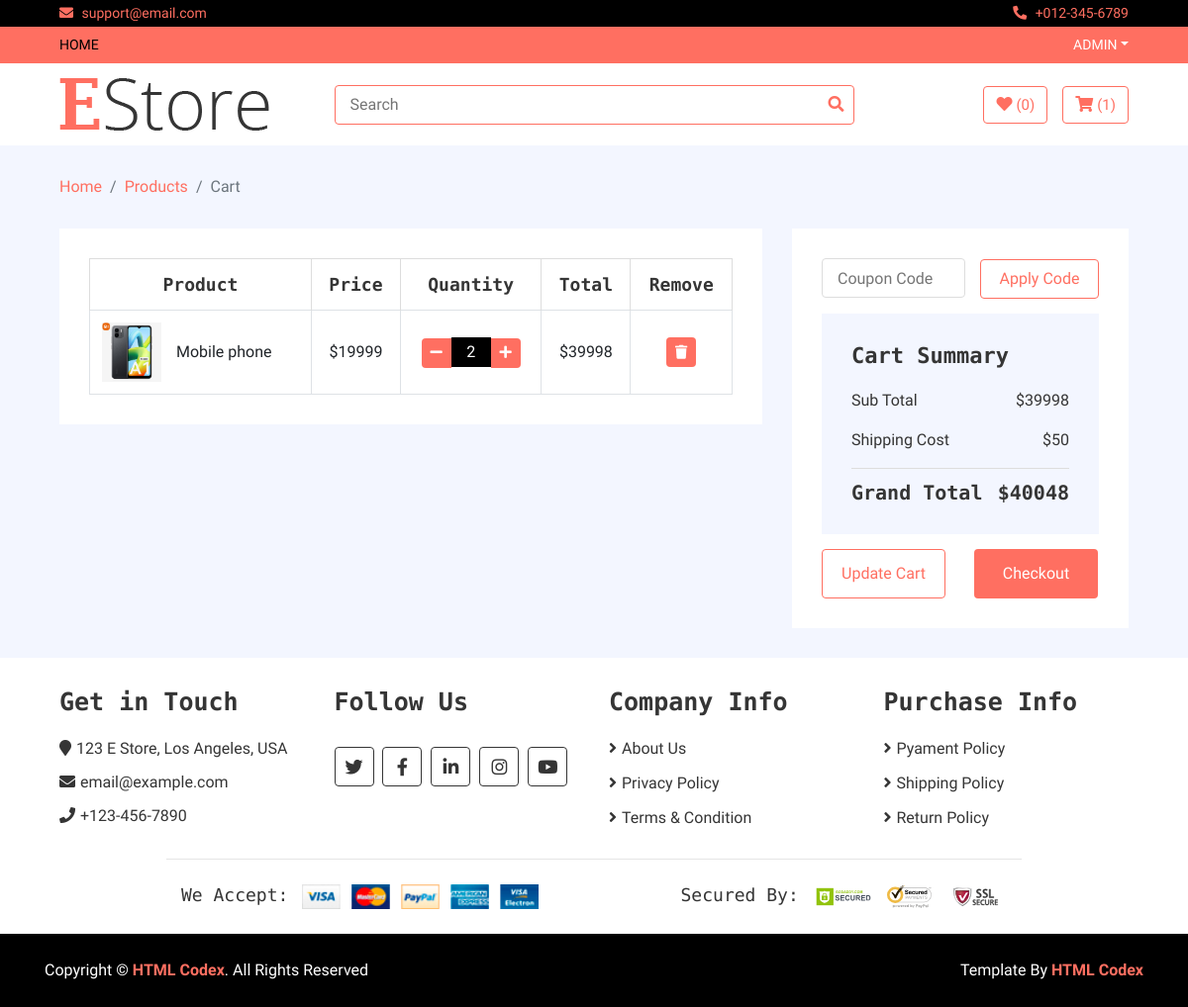
The app's page /cart (signed in) with its own data.
### home/models.py (models this page shows, shortened)
class Cart(models.Model):
    username = models.CharField(max_length=300)
    slug = models.CharField(max_length=300)
    quantity = models.IntegerField()
    total = models.IntegerField()
    date = models.DateTimeField(auto_now_add=True)
    checkout = models.BooleanField(default = False)
    items = models.ForeignKey(Product,on_delete=models.CASCADE)

class Product(models.Model):
    name = models.CharField(max_length=300)
    price = models.IntegerField()
    discounted_price = models.IntegerField()
    image = models.ImageField(upload_to='media')
    description = RichTextField()
    specification = RichTextField()
    category = models.ForeignKey(Category,on_delete= models.CASCADE)
    subcategory = models.ForeignKey(SubCategory,on_delete=models.CASCADE)
    brand = models.ForeignKey(Brand,on_delete=models.CASCADE)
    slug = models.CharField(max_length=500,unique=True)
    status = models.CharField(choices=STATUS,max_length=50)
    labels = models.CharField(choices=LABELS,max_length=50)

### home/views.py (the view)
# urls.py: path('cart', CartView.as_view(), name='cart'),
class CartView(BaseView):
    def get(self,request):
        username = request.user.username
        self.views['cart_counts'] = count_cart(request)
        self.views['cart_view'] = Cart.objects.filter(username = username,checkout = False)
        s = 0
        for i in self.views['cart_view']:
            s = s + i.total
        self.views['sub_total'] = s
        self.views['delevery_charge'] = 50
        self.views['grand_total'] = s + 50
        return render(request,'cart.html',self.views)

### home/views.py (called while the page is built)
def count_cart(request):
    username = request.user.username
    cart_count = Cart.objects.filter(checkout = False,username = username).count()
    return cart_count

### templates/cart.html
{% extends 'base.html' %}
{% block content %}
        <div class="breadcrumb-wrap">
            <div class="container-fluid">
                <ul class="breadcrumb">
                    <li class="breadcrumb-item"><a href="#">Home</a></li>
                    <li class="breadcrumb-item"><a href="#">Products</a></li>
                    <li class="breadcrumb-item active">Cart</li>
                </ul>
            </div>
        </div>
        <div class="cart-page">
            <div class="container-fluid">
                <div class="row">
                    <div class="col-lg-8">
                        <div class="cart-page-inner">
                            <div class="table-responsive">
                                <table class="table table-bordered">
                                    <thead class="thead-dark">
                                        <tr>
                                            <th>Product</th>
                                            <th>Price</th>
                                            <th>Quantity</th>
                                            <th>Total</th>
                                            <th>Remove</th>
                                        </tr>
                                    </thead>
                                    <tbody class="align-middle">
                                    {% for cart in cart_view %}
                                        <tr>
                                            <td>
                                                <div class="img">
                                                    <a href="#"><img src="{{cart.items.image.url}}" alt="Image"></a>
                                                    <p>{{cart.items.name}}</p>
                                                </div>
                                            </td>
                                            {% if cart.items.discounted_price > 0 %}
                                            <td>${{cart.items.discounted_price}}</td>
                                            {% else %}
                                            <td>${{cart.items.price}}</td>
                                            {% endif %}
                                            <td>
                                                <div class="qty">
                                                    <a href ="/reduce_quantity/{{cart.slug}}" ><button class="btn-minus"><i class="fa fa-minus"></i></button></a>
                                                    <input type="text" value="{{cart.quantity}}">
                                                    <a href ="/add_to_cart/{{cart.slug}}" ><button class="btn-plus"><i class="fa fa-plus"></i></button></a>
                                                </div>
                                            </td>
                                            <td>${{cart.total}}</td>
                                            <td><a href = "/delete_cart/{{cart.slug}}"><button><i class="fa fa-trash"></i></button></a></td>
                                        </tr>
                                    {% endfor %}
                                    </tbody>
                                </table>
                            </div>
                        </div>
                    </div>
                    <div class="col-lg-4">
                        <div class="cart-page-inner">
                            <div class="row">
                                <div class="col-md-12">
                                    <div class="coupon">
                                        <input type="text" placeholder="Coupon Code">
                                        <button>Apply Code</button>
                                    </div>
                                </div>
                                <div class="col-md-12">
                                    <div class="cart-summary">
                                        <div class="cart-content">
                                            <h1>Cart Summary</h1>
                                            <p>Sub Total<span>${{sub_total}}</span></p>
                                            <p>Shipping Cost<span>${{delevery_charge}}</span></p>
                                            <h2>Grand Total<span>${{grand_total}}</span></h2>
                                        </div>
                                        <div class="cart-btn">
                                            <button>Update Cart</button>
                                            <button>Checkout</button>
                                        </div>
                                    </div>
                                </div>
                            </div>
                        </div>
                    </div>
                </div>
            </div>
        </div>
{% endblock %}

### templates/base.html (shortened to what this page needs)
<!DOCTYPE html>
{% load static %}
<html lang="en">
    <head>
        <link href="https://stackpath.bootstrapcdn.com/bootstrap/4.4.1/css/bootstrap.min.css" rel="stylesheet">
        <link href="https://cdnjs.cloudflare.com/ajax/libs/font-awesome/5.10.0/css/all.min.css" rel="stylesheet">
        <link href="{% static 'lib/slick/slick.css' %}" rel="stylesheet">
        <link href="{% static 'lib/slick/slick-theme.css' %}" rel="stylesheet">
        <link href="{% static 'css/style.css' %}" rel="stylesheet">
    </head>
    <body>
        <div class="top-bar">
            <div class="container-fluid">
                <div class="row">
                    <div class="col-sm-6">
                        <i class="fa fa-envelope"></i>
                        support@email.com
                    </div>
                    <div class="col-sm-6">
                        <i class="fa fa-phone-alt"></i>
                        +012-345-6789
                    </div>
                </div>
            </div>
        </div>
        <div class="nav">
            <div class="container-fluid">
                <nav class="navbar navbar-expand-md bg-dark navbar-dark">
                    <div class="collapse navbar-collapse justify-content-between" id="navbarCollapse">
                        <div class="navbar-nav mr-auto">
                            <a href="index.html" class="nav-item nav-link active">Home</a>
                        </div>
                        <div class="navbar-nav ml-auto">
                            {% if user.is_authenticated %}
                            <div class="nav-item dropdown">
                                <a href="#" class="nav-link dropdown-toggle" data-toggle="dropdown">{{user.username}}</a>
                            </div>
                            {% endif %}
                        </div>
                    </div>
                </nav>
            </div>
        </div>
        <div class="bottom-bar">
            <div class="container-fluid">
                <div class="row align-items-center">
                    <div class="col-md-3">
                        <div class="logo">
                            <a href="index.html">
                                <img src="{% static 'img/logo.png' %}" alt="Logo">
                            </a>
                        </div>
                    </div>
                    <div class="col-md-6">
                        <form method = 'GET' action = "/search">
                        <div class="search">
                            <input name = "query" type="text" placeholder="Search">
                            <button type = "submit"><i class="fa fa-search"></i></button>
                        </div>
                        </form>
                    </div>
                    <div class="col-md-3">
                        <div class="user">
                            <a href="wishlist.html" class="btn wishlist">
                                <i class="fa fa-heart"></i>
                                <span>(0)</span>
                            </a>
                            <a href="/cart" class="btn cart">
                                <i class="fa fa-shopping-cart"></i>
                                <span>({{cart_counts}})</span>
                            </a>
                        </div>
                    </div>
                </div>
            </div>
        </div>
{% block content %}
{% endblock %}
        <div class="footer">
            <div class="container-fluid">
                <div class="row">
                    <div class="col-lg-3 col-md-6">
                        <div class="footer-widget">
                            <h2>Get in Touch</h2>
                            <div class="contact-info">
                                <p><i class="fa fa-map-marker"></i>123 E Store, Los Angeles, USA</p>
                                <p><i class="fa fa-envelope"></i>email@example.com</p>
                                <p><i class="fa fa-phone"></i>+123-456-7890</p>
                            </div>
                        </div>
                    </div>
                    <div class="col-lg-3 col-md-6">
                        <div class="footer-widget">
                            <h2>Follow Us</h2>
                            <div class="contact-info">
                                <div class="social">
                                    <a href=""><i class="fab fa-twitter"></i></a>
                                    <a href=""><i class="fab fa-facebook-f"></i></a>
                                    <a href=""><i class="fab fa-linkedin-in"></i></a>
                                    <a href=""><i class="fab fa-instagram"></i></a>
                                    <a href=""><i class="fab fa-youtube"></i></a>
                                </div>
                            </div>
                        </div>
                    </div>
                    <div class="col-lg-3 col-md-6">
                        <div class="footer-widget">
                            <h2>Company Info</h2>
                            <ul>
                                <li><a href="#">About Us</a></li>
                                <li><a href="#">Privacy Policy</a></li>
                                <li><a href="#">Terms & Condition</a></li>
                            </ul>
                        </div>
                    </div>
                    <div class="col-lg-3 col-md-6">
                        <div class="footer-widget">
                            <h2>Purchase Info</h2>
                            <ul>
                                <li><a href="#">Pyament Policy</a></li>
                                <li><a href="#">Shipping Policy</a></li>
                                <li><a href="#">Return Policy</a></li>
                            </ul>
                        </div>
                    </div>
                </div>
                <div class="row payment align-items-center">
                    <div class="col-md-6">
                        <div class="payment-method">
                            <h2>We Accept:</h2>
                            <img src="img/payment-method.png" alt="Payment Method" />
                        </div>
                    </div>
                    <div class="col-md-6">
                        <div class="payment-security">
                            <h2>Secured By:</h2>
                            <img src="img/godaddy.svg" alt="Payment Security" />
                            <img src="img/norton.svg" alt="Payment Security" />
                            <img src="img/ssl.svg" alt="Payment Security" />
                        </div>
                    </div>
                </div>
            </div>
        </div>
        <div class="footer-bottom">
            <div class="container">
                <div class="row">
                    <div class="col-md-6 copyright">
                        <p>Copyright &copy; <a href="https://htmlcodex.com">HTML Codex</a>. All Rights Reserved</p>
                    </div>
                    <div class="col-md-6 template-by">
                        <p>Template By <a href="https://htmlcodex.com">HTML Codex</a></p>
                    </div>
                </div>
            </div>
        </div>
    </body>
</html>

### records on screen
Cart: items.image (picture), items.name "Mobile phone", items.discounted_price "19999", quantity "2", total "39998"

### other values on screen
{{ user.username }} "ADMIN"
{{ cart_counts }} "1"
{{ sub_total }} "39998"
{{ delevery_charge }} "50"
{{ grand_total }} "40048"
